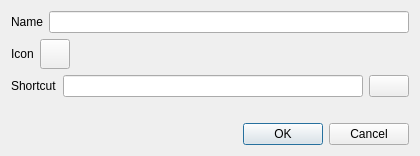
<?xml version="1.0" encoding="UTF-8"?>
<ui version="4.0">
 <class>ShortcutEditor</class>
 <widget class="QDialog" name="ShortcutEditor">
  <property name="windowModality"><enum>Qt::ApplicationModal</enum></property>
  <property name="minimumSize"><size><width>420</width><height>0</height></size></property>
  <property name="modal"><bool>true</bool></property>
  <layout class="QVBoxLayout" name="dialogLayout">
   <item>
    <layout class="QHBoxLayout" name="nameRow">
     <item>
      <widget class="QLabel" name="nameLabel">
       <property name="text"><string notr="true">Name</string></property>
       <property name="_translationContext_text" stdset="0"><string notr="true">PieMenuTab</string></property>
      </widget>
     </item>
     <item><widget class="QLineEdit" name="nameEdit"/></item>
    </layout>
   </item>
   <item>
    <layout class="QHBoxLayout" name="iconRow">
     <item>
      <widget class="QLabel" name="iconLabel">
       <property name="text"><string notr="true">Icon</string></property>
       <property name="_translationContext_text" stdset="0"><string notr="true">PieMenuTab</string></property>
      </widget>
     </item>
     <item>
      <widget class="QToolButton" name="iconButton">
       <property name="minimumSize"><size><width>30</width><height>30</height></size></property>
       <property name="toolTip"><string notr="true">Choose an icon</string></property>
       <property name="_translationContext_toolTip" stdset="0"><string notr="true">PieMenuTab</string></property>
      </widget>
     </item>
     <item>
      <spacer name="iconSpacer">
       <property name="orientation"><enum>Qt::Horizontal</enum></property>
       <property name="sizeHint" stdset="0"><size><width>40</width><height>0</height></size></property>
      </spacer>
     </item>
    </layout>
   </item>
   <item>
    <layout class="QHBoxLayout" name="shortcutRow">
     <item>
      <widget class="QLabel" name="shortcutLabel">
       <property name="text"><string notr="true">Shortcut</string></property>
       <property name="_translationContext_text" stdset="0"><string notr="true">PieMenuTab</string></property>
      </widget>
     </item>
     <item><widget class="CustomLineEdit" name="shortcutEdit"/></item>
     <item>
      <widget class="QPushButton" name="clearShortcutButton">
       <property name="maximumSize"><size><width>40</width><height>16777215</height></size></property>
       <property name="icon"><iconset><normaloff>../icons/PieMenuBackspace.svg</normaloff>../icons/PieMenuBackspace.svg</iconset></property>
      </widget>
     </item>
    </layout>
   </item>
   <item><widget class="QLabel" name="dialogInfo"/></item>
   <item>
    <widget class="QDialogButtonBox" name="buttonBox">
     <property name="standardButtons"><set>QDialogButtonBox::Cancel|QDialogButtonBox::Ok</set></property>
    </widget>
   </item>
  </layout>
 </widget>
 <customwidgets>
  <customwidget>
   <class>CustomLineEdit</class>
   <extends>QLineEdit</extends>
   <header>piemenu.forms</header>
  </customwidget>
 </customwidgets>
 <resources/>
 <connections/>
</ui>
